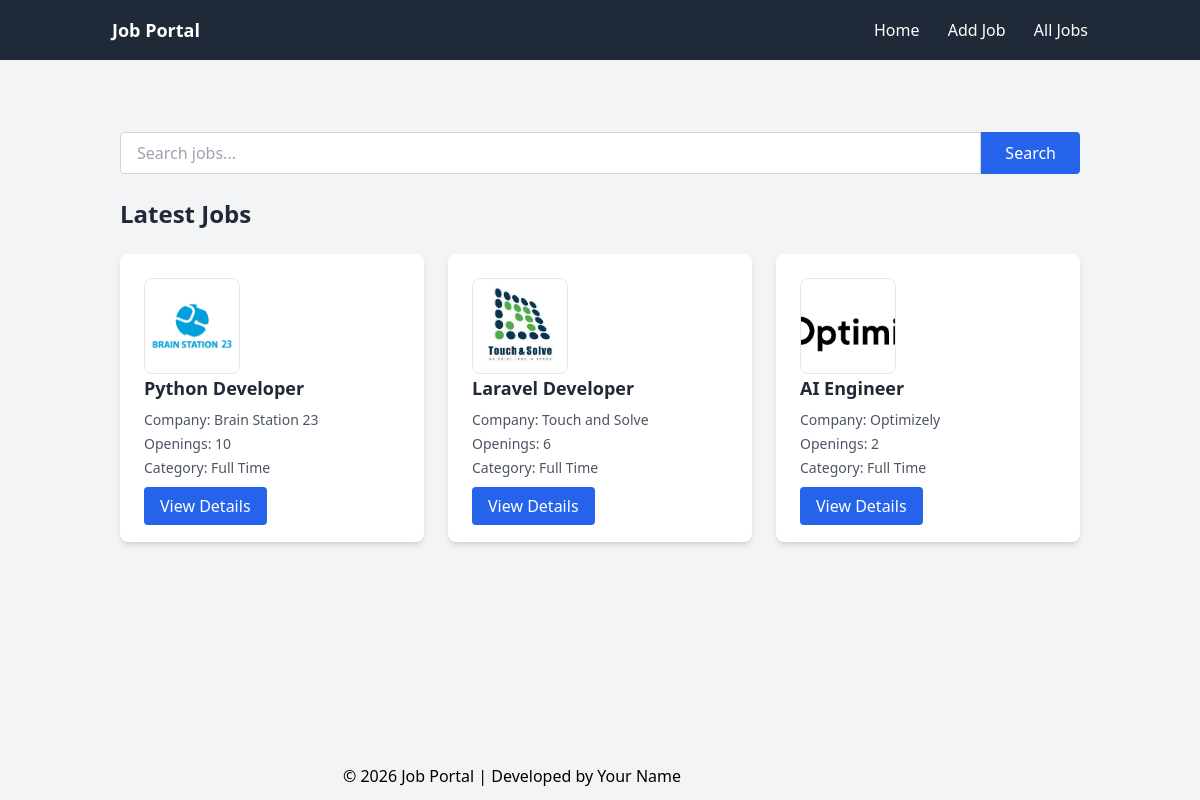
The page /browse_jobs/ on the database as committed earlier.
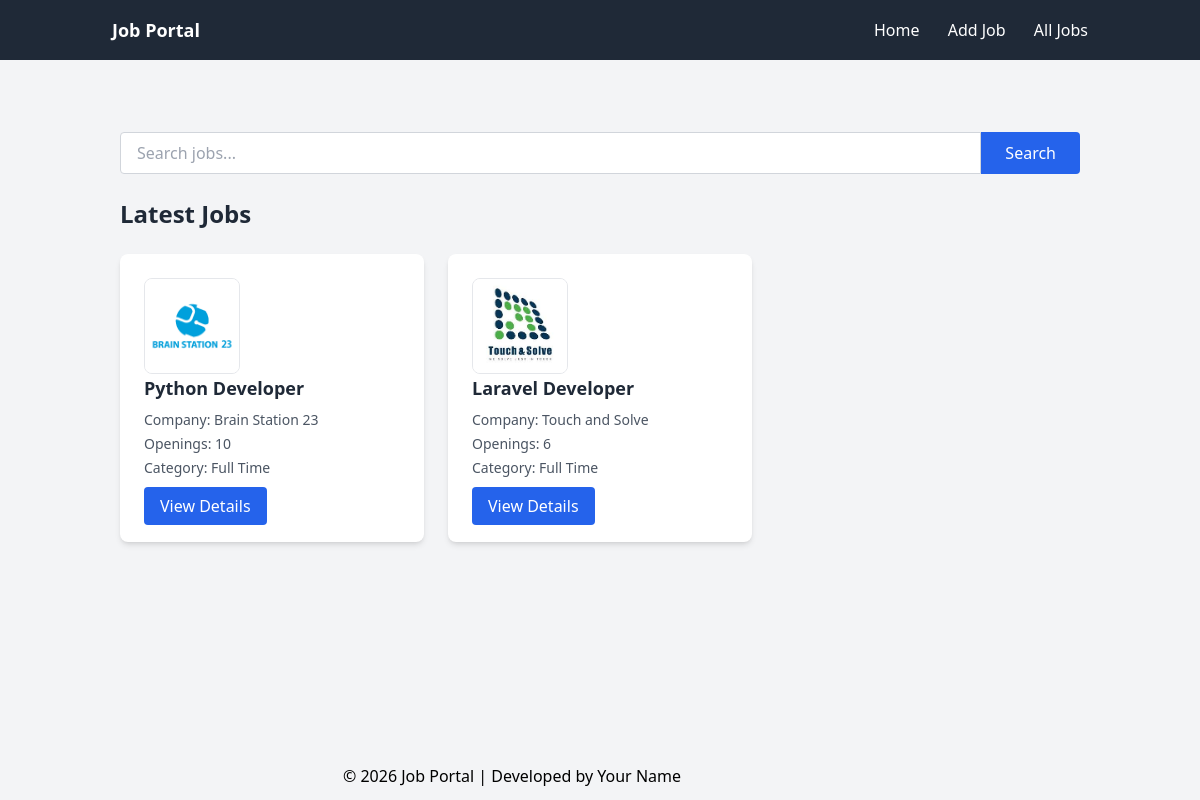
The same page on the database as committed later.
### Job/models.py (models this page shows, shortened)
class Job(models.Model):
    job_title = models.CharField(max_length=100)
    company_name = models.CharField(null=True)
    company_logo = models.ImageField(upload_to='company_logo/', null=True, blank=True)
    vacancy = models.IntegerField()
    category = models.CharField(max_length=50)
    description = models.TextField(max_length=500)
    skills = models.CharField(max_length=100)
    created_at = models.DateTimeField(auto_now_add=True, null=True)

### Job/views.py (the view)
# urls.py: path('browse_jobs/', views.browse_jobs, name='browse_jobs'),
def browse_jobs(request):
    query = request.GET.get('q')
    if query:
        all_jobs = Job.objects.filter(
            Q(job_title__icontains = query) |
            Q(company_name__icontains = query) |
            Q(category__icontains = query)
        )
    else:
        all_jobs = Job.objects.all()
    context = {
        'jobs': all_jobs,
        'query' : query
    }
    return render(request, 'Jobs/browse_jobs.html', context)

### templates/Jobs/browse_jobs.html (shortened to what this page needs)
{% extends 'base.html' %}
{% block content %}
<script src="https://cdn.tailwindcss.com"></script>
<div class="max-w-6xl mx-auto mt-10 px-4">
    <form method="GET" class="mb-6 flex">
        <input type="text" name="q" placeholder="Search jobs..." value="{{ request.GET.q }}"
            class="w-full border border-gray-300 px-4 py-2 rounded-l focus:outline-none focus:ring-2 focus:ring-blue-500">
        <button type="submit" class="bg-blue-600 text-white px-6 rounded-r hover:bg-blue-700">
            Search
        </button>
    </form>
    <h2 class="text-2xl font-bold text-gray-800 mb-6">
        Latest Jobs
    </h2>
    <div class="grid grid-cols-1 md:grid-cols-2 lg:grid-cols-3 gap-6">
        {% if jobs %}
        {% for job in jobs %}
        <div class="bg-white shadow-md rounded-lg p-6 hover:shadow-lg transition">
            <img src="{{ job.company_logo.url }}" alt="Company Logo" class="w-24 h-24 object-cover rounded-lg border">
            <h3 class="text-lg font-semibold text-gray-800 mb-2">
                {{ job.job_title }}
            </h3>
            <p class="text-gray-600 text-sm mb-1">Company: {{ job.company_name }}</p>
            <p class="text-gray-600 text-sm mb-1">Openings: {{ job.vacancy }}</p>
            <p class="text-gray-600 text-sm mb-4">Category: {{ job.category }}</p>
            <a href="{% url 'single_job_view' job.id %}"
                class="bg-blue-600 text-white px-4 py-2 rounded hover:bg-blue-700">
                View Details
            </a>
        </div>
        {% endfor %}
        {% else %}
        <p>{{ query }} is not Found!</p>
        {% endif %}
    </div>
</div>
{% endblock %}

Rows that differ between the two databases and show on the page:
removed Job: company_logo (picture), job_title "AI Engineer", company_name "Optimizely", vacancy "2", category "Full Time"
